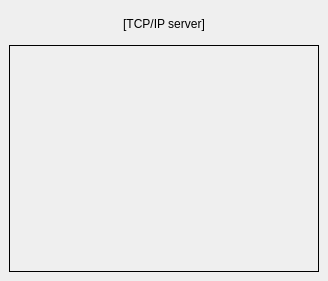
<?xml version="1.0" encoding="UTF-8"?>
<ui version="4.0">
 <class>MainWindowDesign</class>
 <widget class="QMainWindow" name="MainWindowDesign">
  <property name="geometry">
   <rect>
    <x>0</x>
    <y>0</y>
    <width>328</width>
    <height>281</height>
   </rect>
  </property>
  <property name="windowTitle">
   <string>QRosApp</string>
  </property>
  <property name="windowIcon">
   <iconset resource="../resources/images.qrc">
    <normaloff>:/images/icon.png</normaloff>:/images/icon.png</iconset>
  </property>
  <property name="locale">
   <locale language="English" country="Australia"/>
  </property>
  <widget class="QWidget" name="centralwidget">
   <layout class="QVBoxLayout" name="verticalLayout">
    <item>
     <widget class="QLabel" name="label_title">
      <property name="sizePolicy">
       <sizepolicy hsizetype="Ignored" vsizetype="Fixed">
        <horstretch>0</horstretch>
        <verstretch>0</verstretch>
       </sizepolicy>
      </property>
      <property name="minimumSize">
       <size>
        <width>0</width>
        <height>30</height>
       </size>
      </property>
      <property name="text">
       <string>[TCP/IP server]</string>
      </property>
      <property name="alignment">
       <set>Qt::AlignCenter</set>
      </property>
     </widget>
    </item>
    <item>
     <widget class="QLabel" name="label_data">
      <property name="frameShape">
       <enum>QFrame::Box</enum>
      </property>
      <property name="text">
       <string/>
      </property>
     </widget>
    </item>
   </layout>
  </widget>
  <action name="action_Quit">
   <property name="text">
    <string>&amp;Quit</string>
   </property>
   <property name="shortcut">
    <string>Ctrl+Q</string>
   </property>
   <property name="shortcutContext">
    <enum>Qt::ApplicationShortcut</enum>
   </property>
  </action>
  <action name="action_Preferences">
   <property name="text">
    <string>&amp;Preferences</string>
   </property>
  </action>
  <action name="actionAbout">
   <property name="text">
    <string>&amp;About</string>
   </property>
  </action>
  <action name="actionAbout_Qt">
   <property name="text">
    <string>About &amp;Qt</string>
   </property>
  </action>
 </widget>
 <resources>
  <include location="../resources/images.qrc"/>
 </resources>
 <connections>
  <connection>
   <sender>action_Quit</sender>
   <signal>triggered()</signal>
   <receiver>MainWindowDesign</receiver>
   <slot>close()</slot>
   <hints>
    <hint type="sourcelabel">
     <x>-1</x>
     <y>-1</y>
    </hint>
    <hint type="destinationlabel">
     <x>399</x>
     <y>299</y>
    </hint>
   </hints>
  </connection>
 </connections>
</ui>
